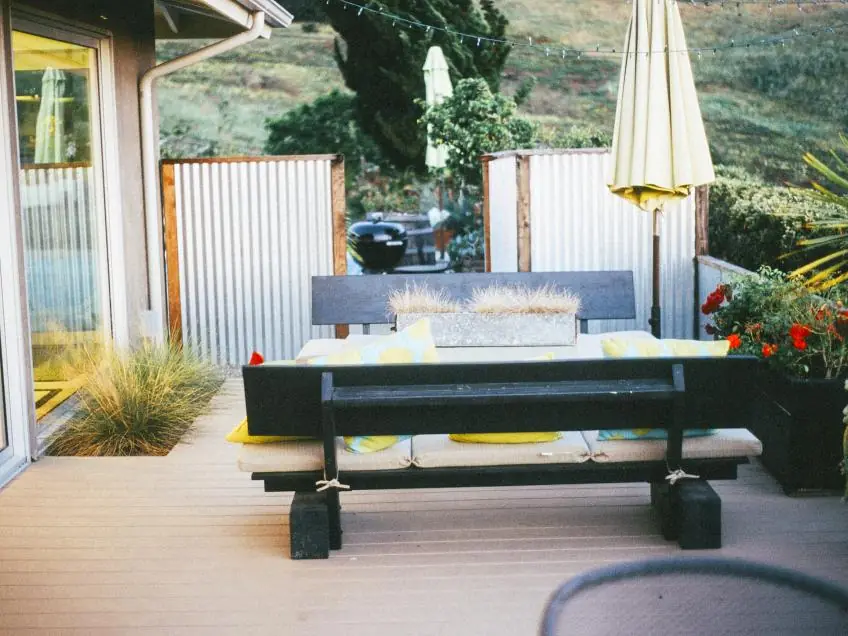
#> input picture assets/img/back-garden-decking-cornwall.webp, 848 x 636 px
$ python hero_photo.py ../assets/img/back-garden-decking-cornwall.webp
#> lines starting #> are read from the running program, lines starting #| are printed output that depends on the picture
"""Make the homepage hero + Open Graph images from James's photo.
Usage: python3 tools/hero_photo.py /path/to/photo.jpg   (then run tools/build.py)
Outputs assets/img/decking-cornwall-newquay-sea-view-deck-{768,1280,1920}.webp / -{1280,1920}.jpg
and assets/img/kernow-decking-cornwall-og.jpg (1200x630)."""
import sys, os
from PIL import Image, ImageFilter, ImageEnhance
ROOT = os.path.dirname(os.path.dirname(os.path.abspath(__file__)))
OUT = os.path.join(ROOT, 'assets', 'img')
NAME = 'decking-cornwall-newquay-sea-view-deck'
src = Image.open(sys.argv[1]).convert('RGB')
#> src is the input picture: PIL image 848x636 RGB; mean R, G, B 143.9, 146.1, 135.2
w, h = src.size
#> w = 848; h = 636
for W in (768, 1280, 1920):
    H = round(h * W / w)
    im = src.resize((W, H), Image.LANCZOS)
    if W > w:  # upscaled: a light unsharp mask keeps edges crisp
        im = im.filter(ImageFilter.UnsharpMask(radius=1.2, percent=60, threshold=2))
    im.save(os.path.join(OUT, f'{NAME}-{W}.webp'), 'WEBP', quality=80, method=6)
    if W >= 1280:
        im.save(os.path.join(OUT, f'{NAME}-{W}.jpg'), 'JPEG', quality=80, optimize=True, progressive=True)
# Open Graph 1200x630 (centre crop)
r = 1200 / 630
cw, ch = (w, round(w / r)) if w / h < r else (round(h * r), h)
#> cw = 848; ch = 445
x, y = (w - cw) // 2, (h - ch) // 2
#> x = 0; y = 95
og = src.crop((x, y, x + cw, y + ch)).resize((1200, 630), Image.LANCZOS)
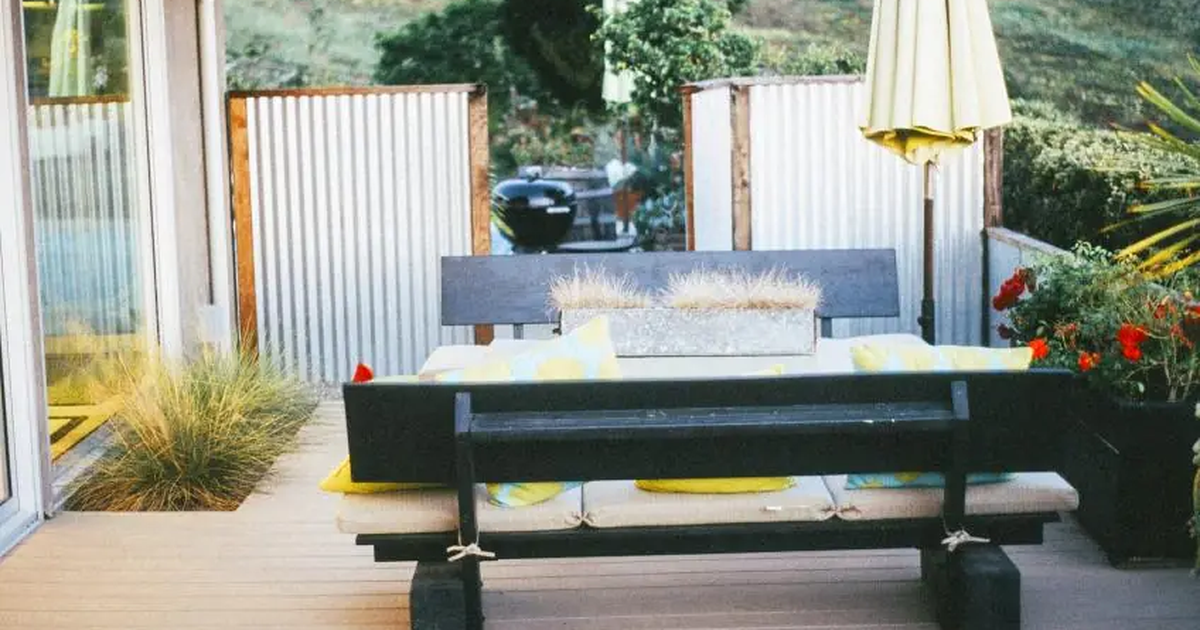
#> og: PIL image 1200x630 RGB; mean R, G, B 143.1, 146.8, 135.9
og.save(os.path.join(OUT, 'kernow-decking-cornwall-og.jpg'), 'JPEG', quality=84, optimize=True, progressive=True)
print('hero images written', src.size)
#| hero images written (848, 636)

$ run again, on assets/img/composite-deck-cable-rail-view-cornwall-768.webp
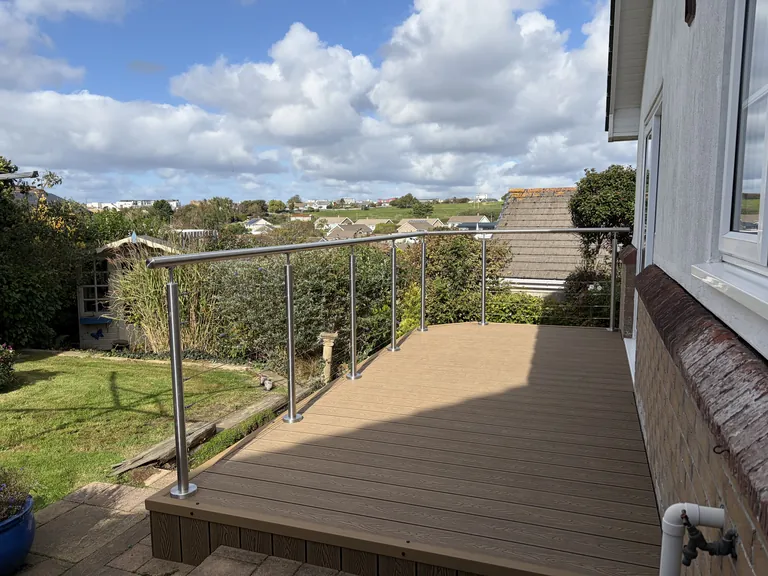
#> input picture assets/img/composite-deck-cable-rail-view-cornwall-768.webp, 768 x 576 px
#> src is the input picture: PIL image 768x576 RGB; mean R, G, B 124.6, 125.3, 120.3
#> `og = src.crop((x, y, x + cw, y + ch)).resize((1200, 630), Image.LANCZOS)`:
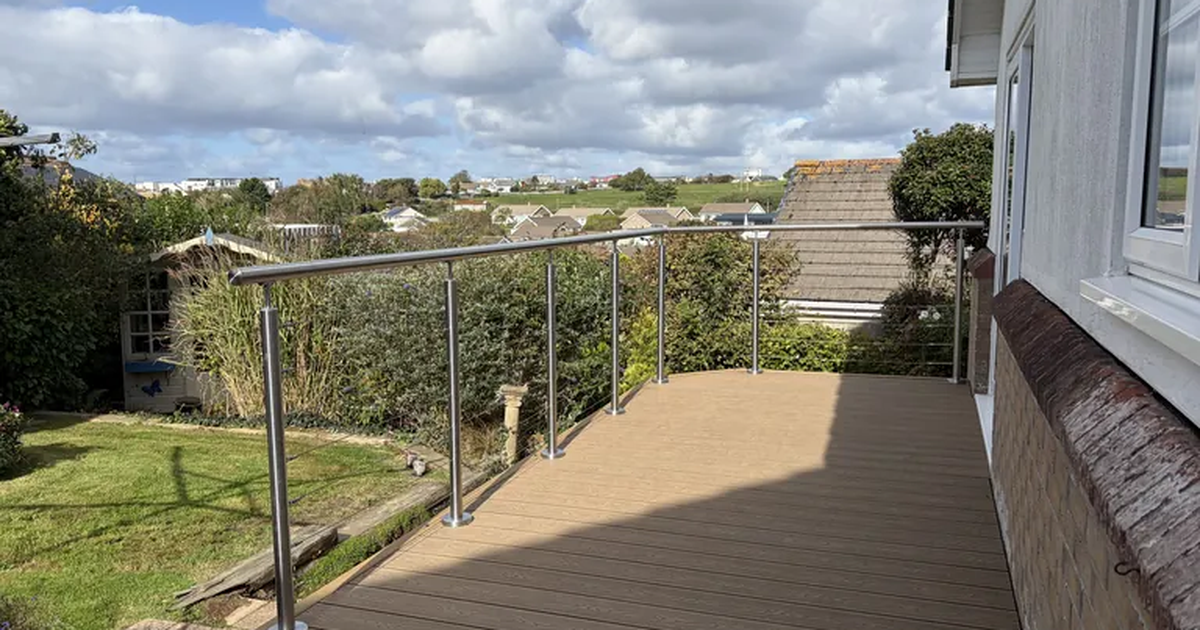
#> og: PIL image 1200x630 RGB; mean R, G, B 129.1, 127.8, 116
#| hero images written (768, 576)

$ run again, on assets/img/composite-deck-corner-cable-balustrade-cornwall-1280.webp
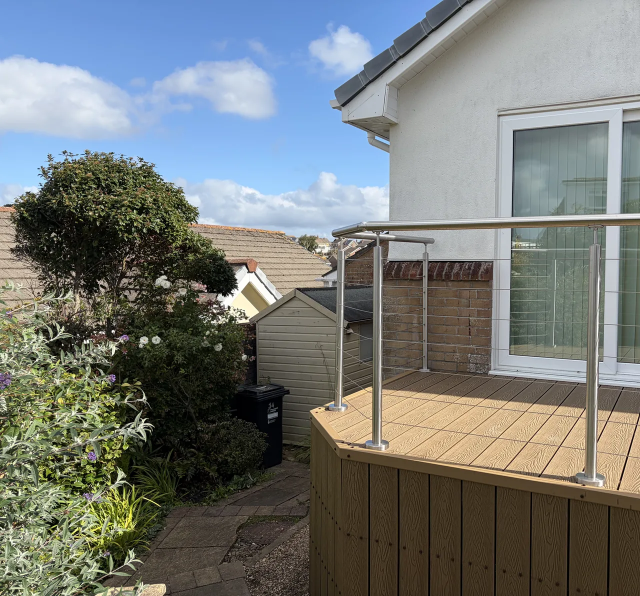
#> input picture assets/img/composite-deck-corner-cable-balustrade-cornwall-1280.webp, 1280 x 1192 px (shown at 1/2 size)
#> src is the input picture: PIL image 1280x1192 RGB; mean R, G, B 117.5, 121.8, 119.5
#> the loop `for W in (768, 1280, 1920):` made 3 passes
#> pass 1, `im = src.resize((W, H), Image.LANCZOS)`:
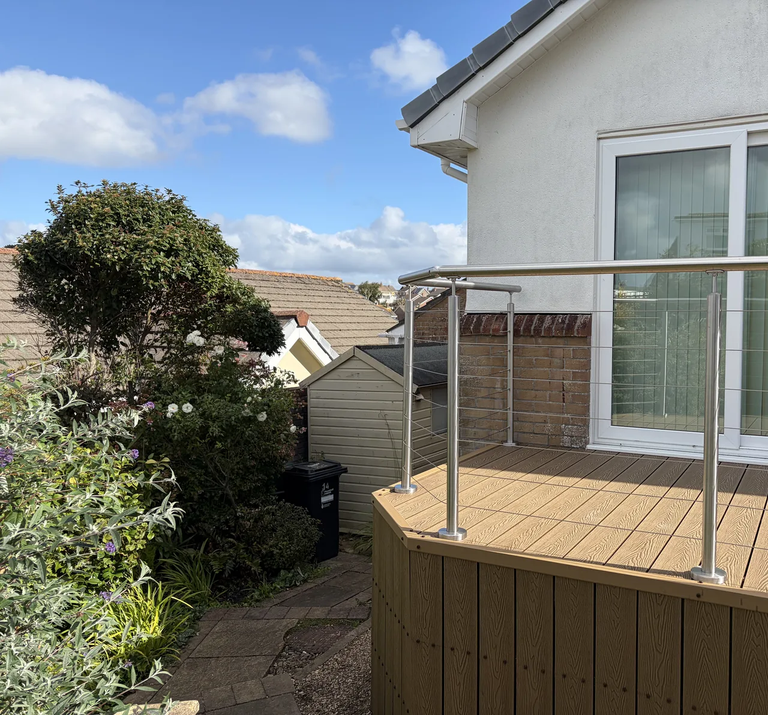
#> im: PIL image 768x715 RGB; mean R, G, B 117.5, 121.8, 119.5
#> `og = src.crop((x, y, x + cw, y + ch)).resize((1200, 630), Image.LANCZOS)`:
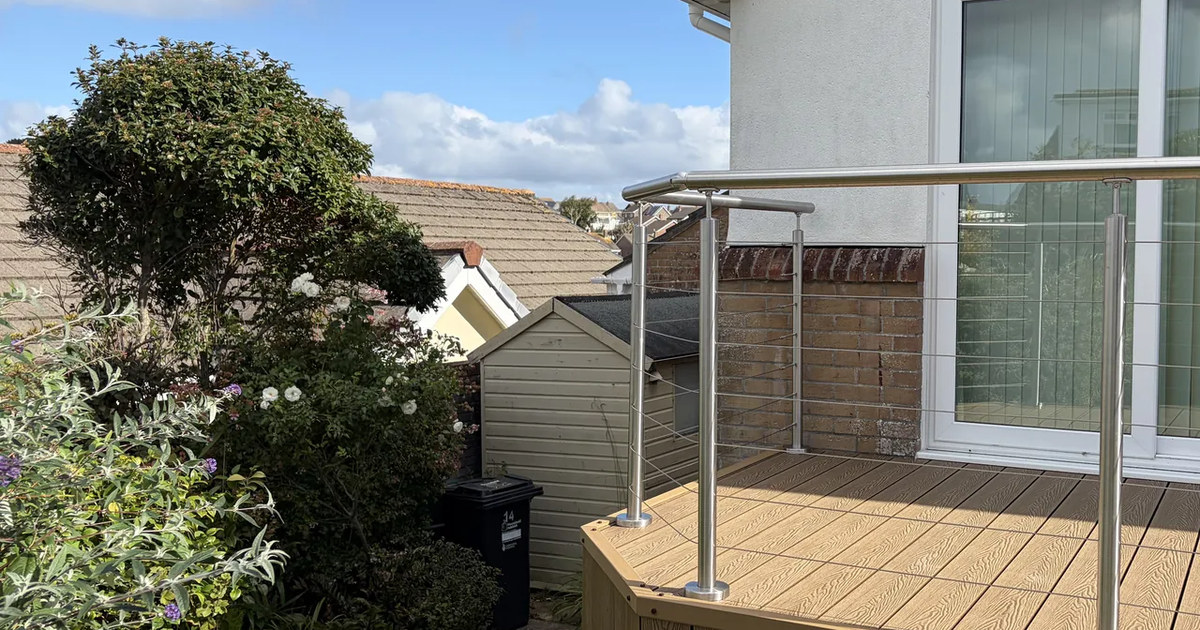
#> og: PIL image 1200x630 RGB; mean R, G, B 120.4, 122.5, 114.8
#| hero images written (1280, 1192)
